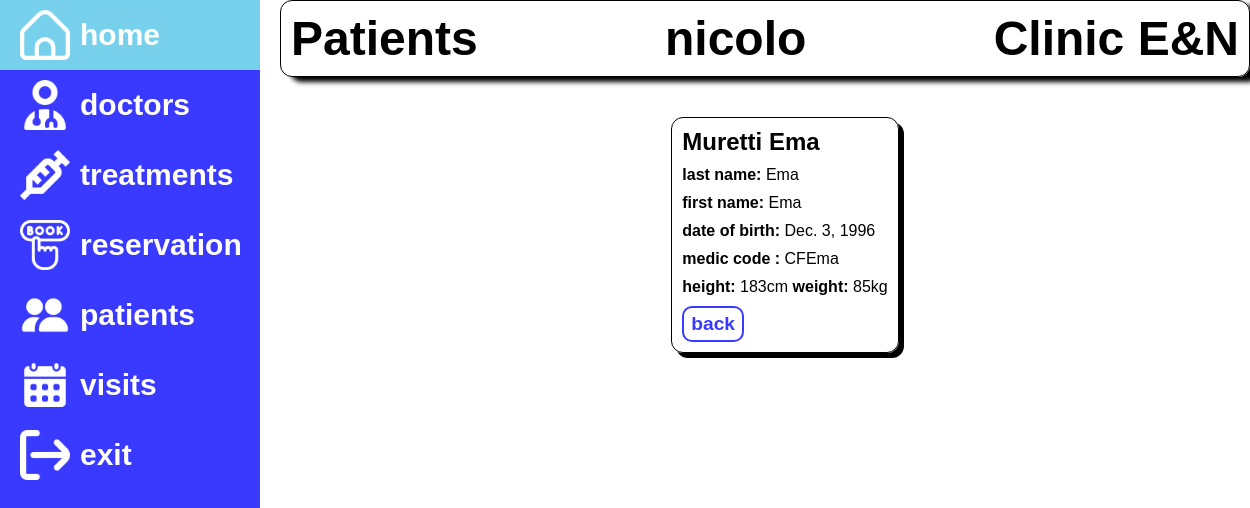
/dashboard/patient/2/ (signed in), run on the app's committed database.
### dashboard/models.py (models this page shows, shortened)
class Patient(models.Model):
    user = models.OneToOneField(
        User,
        on_delete=models.CASCADE,
        related_name='patient_profile',
    )
    first_name = models.CharField(max_length=100)
    last_name = models.CharField(max_length=100)
    date_of_birth = models.DateField()
    weight = models.CharField(max_length=4, help_text='kg')
    height = models.CharField(max_length=3, help_text='cm')
    cf = models.CharField(max_length=16, unique=True, help_text='Codice Fiscale')
    class Meta:
        ordering = ['last_name', 'first_name', 'date_of_birth']
        permissions = (("can_view_patient", "Can view patient"),)

### dashboard/views.py (the view)
# urls.py: path('patient/<int:pk>/', views.PatientDetailView.as_view(), name='patient-detail'),
class PatientDetailView(PermissionRequiredMixin, LoginRequiredMixin, generic.DetailView):
    login_url = '/accounts/login/'
    permission_required = 'dashboard.can_view_patient'
    model = Patient

### dashboard/templates/dashboard/patient_detail.html
{% extends 'base.html' %}
{% block content %}
    <div class="block-patient">
        <h2>{{patient.last_name}}  {{patient.first_name}}</h2>
        <p><b>last name:</b> <span>{{patient.first_name}}</span></p>
        <p><b>first name:</b> <span>{{patient.first_name}}</span></p>
        <p><b>date of birth:</b> <span>{{patient.date_of_birth}}</span></p>
        <p><b>medic code :</b> <span>{{patient.cf}}</span></p>
        <p><b>height:</b> <span>{{patient.height}}cm</span> <b>weight:</b> <span>{{patient.weight}}kg</span></p>
        <a class="btn" href="{% url 'patients'%}">back</a>
    </div>
{% endblock %}

### dashboard/templates/base.html (shortened to what this page needs)
<!DOCTYPE html>
<html lang="en">
<head>
    {% load static %}
    <link rel="stylesheet" href="{% static 'css/style.css' %}">
</head>
<body>
    {%block sidebar%}
    <div class="sidebar">
        <ul>
            <li {% if request.resolver_match.url_name == 'dashboard' %}style="background-color: rgb(119, 209, 237)"{% endif %}><a href="{% url 'dashboard'%}"><img src="{% static 'images/home.png' %}" alt="home"><span>home</span></a></li>
            <li {% if request.resolver_match.url_name == 'doctors' %}style="background-color: rgb(119, 209, 237)"{% endif %}><a href="{% url 'doctors'%}"><img src="{% static 'images/user-md.png' %}" alt="h"><span>doctors</span></a></li>
            <li ><a href="{% url 'treatments'%}"><img src="{% static 'images/syringe.png' %}" alt="home"><span>treatments</span></a></li>
            <li ><a href="{% url 'reservation' %}"><img src="{% static 'images/booking.png' %}" alt=""><span>reservation</span></a></li>
            {% if perms.dashboard.can_view_patient %}
            <li ><a href="{% url 'patients'%}"><img src="{% static 'images/people.png' %}" alt="home"><span>patients</span></a></li>
            {% endif %}
            {% if perms.dashboard.can_view_visit %}
            <li {% if request.resolver_match.url_name == 'visits' %}style="background-color: rgb(119, 209, 237)"{% endif %}><a href="{% url 'visits'%}"><img src="{% static 'images/calendar.png' %}" alt="home"><span>visits</span></a></li>
            {% endif %}
            {% if user.is_authenticated %}
            <li><a href="{% url 'esco' %}"><img src="{% static 'images/exit.png' %}" alt="profile"><span>exit</span></a></li>
            {% endif %}
        </ul>
    </div>
    {%endblock%}
    <div class="sup-cont">
        <div class="title">
            <h1>{% if request.resolver_match.url_name == 'dashboard' %}Welcome
                {% elif request.resolver_match.url_name == 'doctors' or request.resolver_match.url_name == 'doctor-detail'%}Doctors
                {% elif request.resolver_match.url_name == 'treatments' or request.resolver_match.url_name == 'treatment-detail'%}Treatmets
                {% elif request.resolver_match.url_name == 'reservation'%}Reservation
                {% elif request.resolver_match.url_name == 'patients' or request.resolver_match.url_name == 'patient-detail'%}Patients
                {% elif request.resolver_match.url_name == 'visits' or request.resolver_match.url_name == 'visit-detail'%}Visits
                {% elif request.resolver_match.url_name == 'login'%}Log in
                {% elif request.resolver_match.url_name == 'signup'%}Sign Up
                {% elif request.resolver_match.url_name == 'esco'%}Exit
                {%endif%}</h1>
            <h1 style="text-align: center;">{{ user.username }}</h1><h1 style="text-align: end;">Clinic E&N</h1></div>
        <div class="content">
            {% block content %}
            {% endblock %}
        </div>
    </div>
</body>
</html>

### dashboard/static/css/style.css (style rules this page uses)
* { font-family: Montserrat, sans-serif; margin: 0; padding:0; font-style: normal; }
body { display: flex; gap: 20px; }
.sidebar { width: 100px; height: 100vh; background-color: rgb(58, 58, 255); transition: 0.5s ease; }
.sidebar a { text-decoration: none; display: flex; direction: row; overflow: hidden; color: #fff; align-items: center; justify-content: flex-start; gap:10px; font-weight: bold; font-size: 30px; }
.sidebar li { list-style-type: none; padding: 10px 20px; }
.sidebar li img { width: 50px; height: 50px; }
.title { display: flex; justify-content: space-between; margin-bottom: 20px; border: 1px solid black; box-shadow:10px 5px 5px rgb(0, 0, 0); border-radius: 12px; padding: 10px; }
.title h1 { font-size: 3rem; }
.content { width: 100%; padding: 20px; display: flex; flex-direction: column; justify-content: space-between; align-items: center; }
.sup-cont { width: 100%; }
.block-patient { display: flex; flex-direction: column; justify-content: space-between; margin-bottom: 10px; align-items: flex-start; gap: 10px; row-gap: 10px; border: 1px solid black; box-shadow: 5px 5px rgb(0, 0, 0); border-radius: 12px; padding: 10px; }
.block-patient .btn { border: 2px solid rgb(58, 58, 255); background-color: white; color: rgb(58, 58, 255); font-weight: bold; padding: 5px 7px; text-decoration: none; border-radius: 10px; font-size: larger; }

### data on the page
Patient: last_name "Muretti", first_name "Ema", date_of_birth "Dec. 3, 1996", cf "CFEma", height "183", weight "85"

### other printed values
{{ user.username }} "nicolo"
